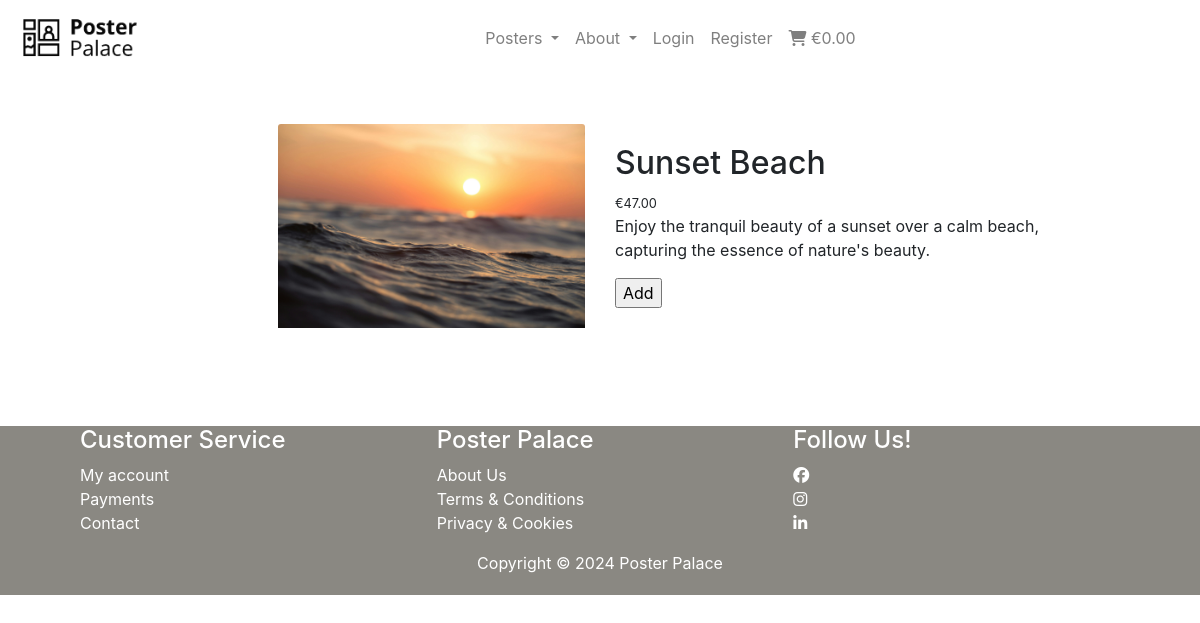
Screenshot of /posters/4 with the database file from the repository.
### posters/models.py (models this page shows, shortened)
class Poster(models.Model):
    category = models.ForeignKey('Category', null=True, blank=True, on_delete=models.SET_NULL)
    sku = models.CharField(max_length=254, null=True, blank=True)
    name = models.CharField(max_length=254)
    description = models.TextField()
    has_color = models.BooleanField(default=False, blank=True, null=True)
    color_option = models.CharField(max_length=15, blank=True, default='Color', choices=COLOR_CHOICES)
    has_sizes = models.BooleanField(default=False, blank=True, null=True)
    size_option = models.CharField(max_length=80, choices=SIZE_CHOICES, default='S')
    price = models.DecimalField(max_digits=6, decimal_places=2)
    rating = models.DecimalField(max_digits=6, decimal_places=2, null=True, blank=True)
    image_url = models.URLField(max_length=1024, null=True, blank=True)
    image = models.ImageField(null=True, blank=True)
    quantity = models.IntegerField(blank=False, default=1)

### posters/views.py (the view)
# urls.py: path('<poster_id>', views.poster_detail, name='poster_detail'),
def poster_detail(request, poster_id):
    poster = get_object_or_404(Poster, pk=poster_id)
    form_color = PosterColor()
    form_quantity = PosterQuantity()
    cart = request.session.get('cart', {})
    in_cart = False
    if poster_id in list(cart.keys()):
        print(cart)
        in_cart = True
    context = {
        'poster': poster,
        'form_color': form_color,
        'form_quantity': form_quantity,
        'cart': cart,
        'in_cart': in_cart,
        }
    return render(request, 'posters/poster_detail.html', context)

### posters/forms.py
class PosterColor(forms.ModelForm):
    class Meta:
        model = Poster
        fields = ('color_option',)

class PosterQuantity(forms.ModelForm):
    class Meta:
        model = Poster
        fields = ('quantity',)

### cart/contexts.py (called while the page is built, shortened)
def shopping_content(request):
    shopping_items = []
    total = 0
    poster_count = 0
    cart = request.session.get('cart', {})
    context = {
        'shopping_items': shopping_items,
        'total': total,
        'poster_count': poster_count,
    }
    return context

### posters/templates/posters/poster_detail.html (shortened to what this page needs)
{% extends "base.html" %}
{% load static %}
{% block content %}
<section>
    <div class="container">
        <div class="row">
            <div class="col-12 col-md-6 col-lg-4 offset-lg-2">
                <div class="image-container my-5">
                    {% if poster.image %}
                        <a href="{{ poster.image.url }}" target="_blank">
                            <img class="card-img-top img-fluid" src="{{ poster.image.url }}" alt="{{ poster.name }}">
                        </a>
                        {% else %}
                        <a href="">
                            <img class="card-img-top img-fluid" src="{{ MEDIA_URL }}noimage.png" alt="{{ poster.name }}">
                        </a>
                    {% endif %}
                </div>
            </div>
            <div class="col">
                <h2 class="top">{{ poster.name}}</h2><small>€{{ poster.price }}</small>
                <p>{{ poster.description }}</p>
                <form id="myForm" class="form" action="{% url 'add_to_cart' poster.id %}" method="POST">
                <input type="submit" class="add-to-cart" value="Add" {% if in_cart %}disabled{% endif %}>
                </form>
            </div>
        </div>
    </div>
</section>
{% endblock %}

### static/css/base.css (style rules this page uses)
* { margin: auto; }
.row { margin-right: 50px; margin-left: 50px; }

### rows the page displays
Poster: image (picture), name "Sunset Beach", price "47.00", description "Enjoy the tranquil beauty of a sunset over a calm beach, capturing the essence of nature's beauty."
